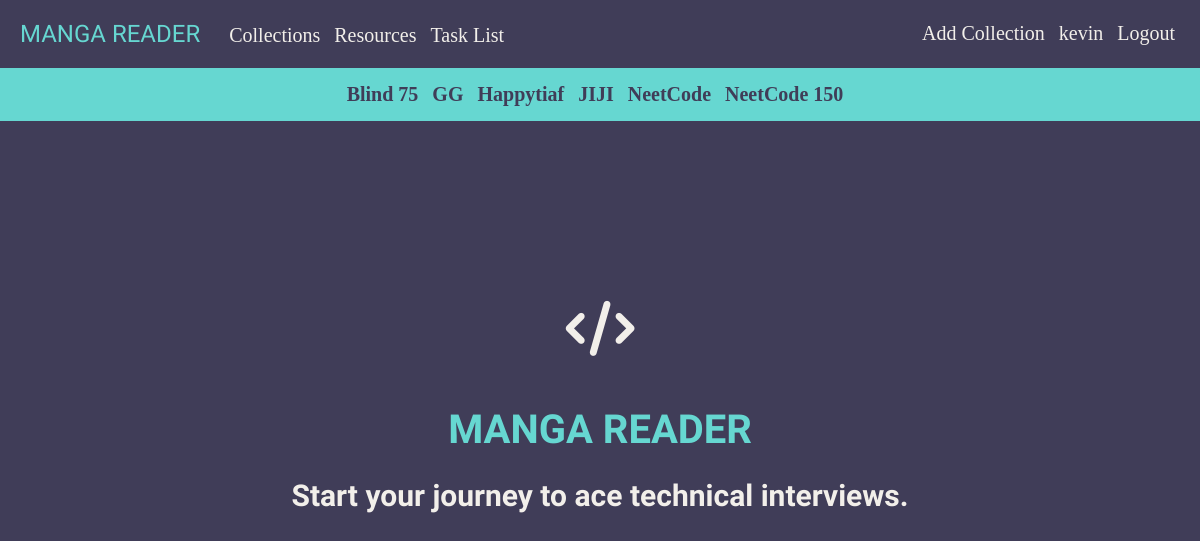
The page /mangareader/ (signed in) on the database its author committed.
### mangareader/models.py (models this page shows, shortened)
class Collection(models.Model):
    user = models.ForeignKey(User, on_delete=models.CASCADE, null=True, blank=True)
    name = models.CharField(max_length=200)
    questions = models.ManyToManyField(Question)
    custom = models.BooleanField(default=False)
    class Meta:
        ordering = ['name']

### mangareader/views.py (the view, shortened to what this page needs)
# urls.py: path('', Dashboard.as_view(), name="dashboard"),
class Dashboard(LoginRequiredMixin, ListView):
    model = Collection
    template_name = 'mangareader/dashboard.html'
    context_object_name = 'Data'
    def get_context_data(self, **kwargs):
        context = super().get_context_data(**kwargs)
        context['collections'] = Collection.objects.all().filter(user=self.request.user)
        return context

### mangareader/templates/mangareader/dashboard.html (shortened to what this page needs)
{% extends 'mangareader/layout.html' %}
{% load static %}
{% block css-link %}
    <link rel="stylesheet" href="{% static 'dashboard.css' %}" type="text/css">
{% endblock %}
{% block body %}
    <div class="collections-tab">
        {% for collection in collections %}
        <a href="{% url 'collection-detail' collection.pk %}" class="collection-tab-item">{{collection.name}}</a>
        {% empty %}
        <h5>No Collections</h5>
        {% endfor %}
    </div>
    <div class="container">
        <div><i class="fa-solid fa-code"></i></div>
        <h1 class="app-name">MANGA READER</h1>
        <h1 class="description">Start your journey to ace technical interviews.</h1>
    </div>
{% endblock %}

### mangareader/templates/mangareader/layout.html (shortened to what this page needs)
{% load static %}
<!DOCTYPE html>
<html lang="en">
<head>
    {% block css-link %} {% endblock %}
    <link rel="stylesheet" href="{% static 'layout.css' %}" type="text/css">
    <link rel="stylesheet" href="https://cdnjs.cloudflare.com/ajax/libs/font-awesome/6.2.1/css/all.min.css" />
</head>
<body>
    <div class="navbar">
        <a href="{% url 'dashboard' %}" class="app-title">MANGA READER</a>
        {% if request.user.is_authenticated %}
            <a href="{% url 'dashboard' %}" class="collections-navlink">Collections</a>
            <a href="{% url 'resources' %}" class="resources-navlink">Resources</a>
            <a href="{% url 'tasklist' %}" class="tasklist-navlink">Task List</a>
        {% endif %}
        {% if request.user.is_authenticated %}
            <div class="navbar-inner">
                <a href="{% url 'collection-create' %}" class="add-collection-button">Add Collection</a>
                <span class="username">{{request.user}}</span>
                <a href="{% url 'logout' %}" class="logout-button">Logout</a>
            </div>
        {% else %}
            <a href="{% url 'login' %}" class="login-btn">Login</a>
        {% endif %}
    </div>
    {% block body %}
    {% endblock %}
</body>
</html>

### mangareader/static/dashboard.css (style rules this page uses)
body { background-color: #403D58; }
.container { text-align: center; margin-top: 15%; }
.fa-code { color: #F2EFEA; font-size: 55px; margin-bottom: 50px; transition: transform 650ms; }
.container .app-name { color: #66D7D1; font-family: "Solway", sans-serif; font-size: 40px; }
.container .description { color: #F2EFEA; font-family: "Solway", sans-serif; font-size: 30px; margin-top: 25px; }

### mangareader/static/layout.css (style rules this page uses)
* { margin: 0; }
.navbar { background-color: #403D58; color: #F2EFEA; padding: 20px; }
.app-title { font-size: 24px; color: #66D7D1; text-decoration: none; font-family: "Solway", sans-serif; }
.collections-navlink { font-size: 20px; margin-left: 25px; text-decoration: none; color: #F2EFEA; }
.resources-navlink { font-size: 20px; margin-left: 10px; text-decoration: none; color: #F2EFEA; }
.tasklist-navlink { font-size: 20px; margin-left: 10px; text-decoration: none; color: #F2EFEA; }
.username { margin-left: 5px; margin-right: 10px; font-size: 20px; }
.logout-button, .add-collection-button { font-size: 20px; text-decoration: none; color: #F2EFEA; margin-right: 5px; }
.navbar-inner { margin-top: 2px; float: right; }
.collections-tab { background-color: #66D7D1; text-align: center; padding: 15px; }
.collection-tab-item { color: #403D58; margin-right: 10px; font-size: 20px; font-weight: bold; text-decoration: none; }

### rows shown on the page
Collection: name "Blind 75"
Collection: name "GG"
Collection: name "Happytiaf"
Collection: name "JIJI"
Collection: name "NeetCode"
Collection: name "NeetCode 150"

### other values the page prints
{{ request.user }} "kevin"
